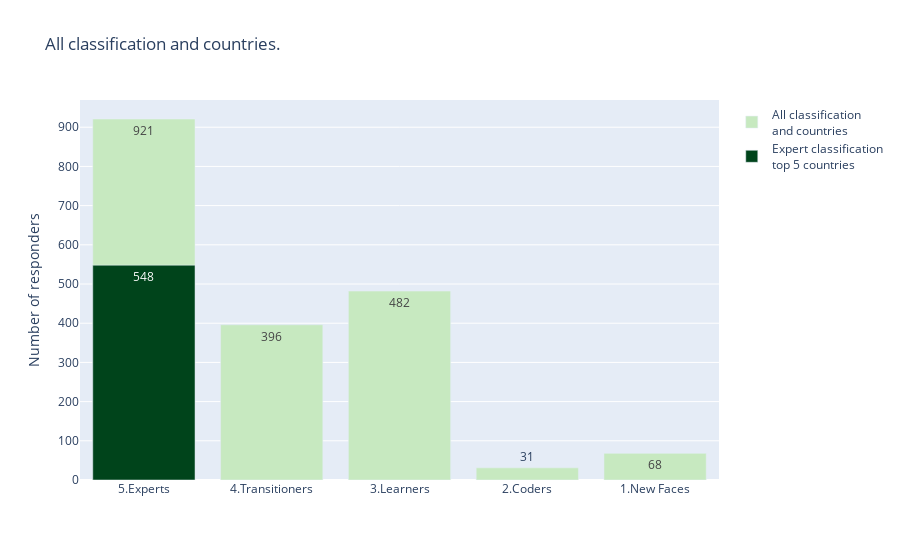

Notebook cell for this chart:
### Markdown cell above
### > Identify the top five countries with the highest representation in the Kaggle community, focusing on the field of data science and considering levels of programming and machine learning expertise.

### Code cell
class_all=df_filtros1.value_counts("classification").sort_index(ascending=False)
class_exp=df_prue.value_counts("classification")

fig = go.Figure()
fig.add_trace(go.Bar(x=class_all.index,   y=class_all.values,   marker_color='rgb(199,233,192)',name= 'All classification<br>and countries',text=class_all.values))
fig.add_trace(go.Bar(x=class_exp.index,   y=class_exp.values,   marker_color='rgb(0,68,27)',name= 'Expert classification<br>top 5 countries',text=class_exp.values))

fig.update_layout(barmode='overlay',title_text='All classification and countries.',yaxis_title="Number of responders")
fig.show()

### Figure 1 — Plotly figure (JSON) as saved in the notebook; plotly's stock layout.template omitted (floating-point values rounded to 4 significant figures)
{"data": [{"marker": {"color": "rgb(199,233,192)"}, "name": "All classification<br>and countries", "text": [921, 396, 482, 31, 68], "type": "bar", "x": ["5.Experts", "4.Transitioners", "3.Learners", "2.Coders", "1.New Faces"], "y": [921, 396, 482, 31, 68]}, {"marker": {"color": "rgb(0,68,27)"}, "name": "Expert classification<br>top 5 countries", "text": [548], "type": "bar", "x": ["5.Experts"], "y": [548]}], "layout": {"barmode": "overlay", "title": {"text": "All classification and countries."}, "yaxis": {"title": {"text": "Number of responders"}}}}
